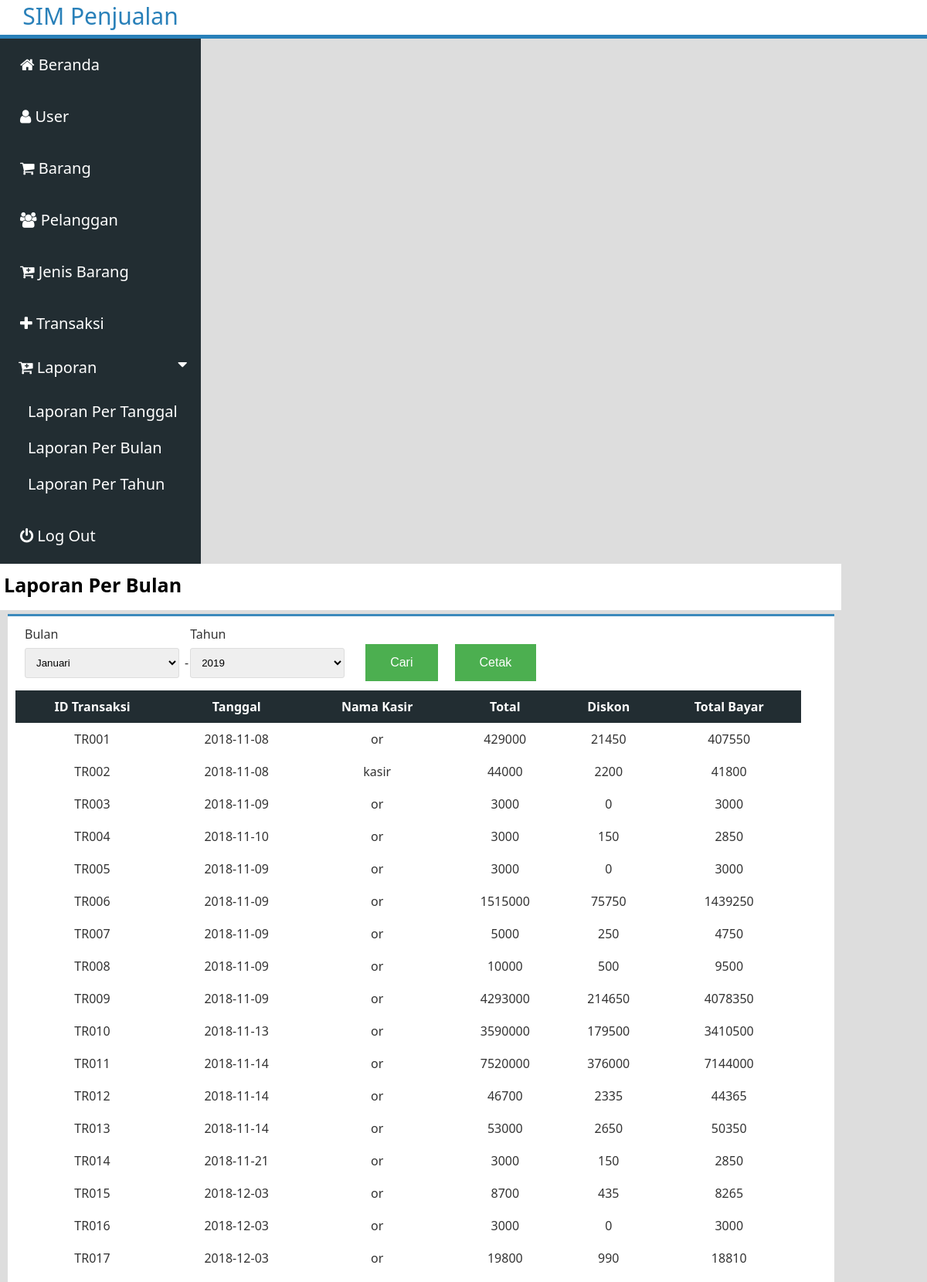
/index.php?p=laporan_perbulan (signed in), run on the app's committed database.
### tables this page shows
CREATE TABLE `transaksi` (
  `id_transaksi` varchar(8) NOT NULL,
  `id_pelanggan` varchar(8) NOT NULL,
  `id_user` varchar(8) NOT NULL,
  `tanggal_transaksi` date NOT NULL,
  `total` int(12) NOT NULL,
  `diskon` int(12) NOT NULL,
  `bayar` int(12) NOT NULL
);

CREATE TABLE `user` (
  `id_user` varchar(7) NOT NULL,
  `username` varchar(8) NOT NULL,
  `password` varchar(50) NOT NULL,
  `level` varchar(8) NOT NULL
);

### sistem/proses.php (called while the page is built, shortened)
<?php
class proses{
	function __construct(){
		$server='localhost';
		$user='root';
		$psw='';
		$dbname='db_penjualan';
		$kon=$this->con=new PDO("mysql:host=$server;dbname=$dbname",$user,$psw);
	}
	function get($cel=null,$table=null,$property=null){
		$qw="SELECT $cel FROM $table $property";
		$ret=$this->con->query($qw);
		return $ret;
	}
}
$db=new proses;
?>

### content/laporan_perbulan.php (the view, shortened to what this page needs)
<?php
include "sistem/proses.php";
?>
<div class="judul-content">
	<h1>Laporan Per Bulan</h1>
</div>
<div class="isi-content">
	<form action="index.php?p=laporan_perbulan" method="POST">
		<table>
			<tr>
				<td><label>Bulan</label></td>
				<td></td>
				<td><label>Tahun</label></td>
			</tr>
			<tr>
				<td>
					<select class="textsmall" name="bulan">
						<option value="01">Januari</option>
					</select>
				</td>
				<td><label>-</label></td>
				<td>
					<select class="textsmall" name="textsmall">
						<?php
						$mulai= date('Y') - 50;
						for($i = $mulai;$i<$mulai + 100;$i++){
							$sel = $i == date('Y') ? ' selected="selected"' : '';
							echo '<option value="'.$i.'"'.$sel.'>'.$i.'</option>';
						}
						?>
					</select>
				</td>
				<td><input type="submit" name="cari" class="tombol" value="Cari"></td>
				<td><input type="submit" name="cetak" class="tombol" value="Cetak"></td>
			</tr>
		</table>
	</form>
	<table class="tabel">
		<tr>
			<th>ID Transaksi</th>
			<th>Tanggal</th>
			<th>Nama Kasir</th>
			<th>Total</th>
			<th>Diskon</th>
			<th>Total Bayar</th>
		</tr>
		<?php
		if (isset($_POST['cari'])) {
			$qw=$db->get("transaksi.id_transaksi,transaksi.tanggal_transaksi,user.username,transaksi.total,transaksi.diskon","transaksi","INNER JOIN user on transaksi.id_user=user.id_user WHERE transaksi.tanggal_transaksi >='$_POST[tgl_awal]' AND transaksi.tanggal_transaksi <='$_POST[tgl_akhir]' ORDER BY transaksi.id_transaksi ASC");
		}else{
			$qw=$db->get("transaksi.id_transaksi,transaksi.tanggal_transaksi,user.username,transaksi.total,transaksi.diskon","transaksi","INNER JOIN user on transaksi.id_user=user.id_user ORDER BY transaksi.id_transaksi ASC");
		}
		foreach($qw as $data_laporan){
			$totalbayar=$data_laporan['total']-$data_laporan['diskon'];
			?>
			<tr>
				<td><?php echo $data_laporan['id_transaksi'];?></td>
				<td><?php echo $data_laporan['tanggal_transaksi'];?></td>
				<td><?php echo $data_laporan['username'];?></td>
				<td><?php echo $data_laporan['total'];?></td>
				<td><?php echo $data_laporan['diskon'];?></td>
				<td><?php echo $totalbayar;?></td>
			</tr>
			<?php
		}
		?>
	</table>
</div>

### assets/css/style.css (style rules this page uses)
* { margin: 0px; padding: 0px; }
body { background-color: #ddd; }
html, body { height: 100%; }
.content .judul-content { padding: 5px; float: left; width: 1079px; height: 50px; background-color: #fff; }
.content .judul-content h1 { font-family: segoe ui; font-size: 25px; margin: 5px 0px; background-color: #fff; }
.content .isi-content { float: left; width: 1070px; border-top: 3px solid #3c8abc; height: auto; background-color: #fff; margin: 5px 10px; }
.tabel { width: 95%; margin: 10px; border-collapse: collapse; }
.tabel tr th { padding: 10px; color: #fff; font-family: segoe ui; background-color: #222d32; }
.tabel tr td { padding: 10px; color: #333; font-family: segoe ui; text-align: center; }
.isi-content form { margin: 10px 20px; }
.isi-content form label { color: #333; font-family: segoe ui; }
.isi-content form .textsmall { width: 200px; padding: 10px; border: 1px solid #ddd; border-radius: 3px; margin-right: 5px; }

### content/laporan_perbulan.php (style rules this page uses)
.tombol { background-color: #4CAF50; border: none; color: white; padding: 15px 32px; text-align: center; text-decoration: none; display: inline-block; font-size: 16px; margin-left: 20px; }

### data on the page
transaksi: id_transaksi "TR001", tanggal_transaksi "2018-11-08", id_user.username "or", total "429000", diskon "21450", totalbayar "407550"
transaksi: id_transaksi "TR002", tanggal_transaksi "2018-11-08", id_user.username "kasir", total "44000", diskon "2200", totalbayar "41800"
transaksi: id_transaksi "TR003", tanggal_transaksi "2018-11-09", id_user.username "or", total "3000", diskon "0"
transaksi: id_transaksi "TR004", tanggal_transaksi "2018-11-10", id_user.username "or", total "3000", diskon "150", totalbayar "2850"
transaksi: id_transaksi "TR005", tanggal_transaksi "2018-11-09", id_user.username "or", total "3000", diskon "0"
transaksi: id_transaksi "TR006", tanggal_transaksi "2018-11-09", id_user.username "or", total "1515000", diskon "75750", totalbayar "1439250"
transaksi: id_transaksi "TR007", tanggal_transaksi "2018-11-09", id_user.username "or", total "5000", diskon "250", totalbayar "4750"
transaksi: id_transaksi "TR008", tanggal_transaksi "2018-11-09", id_user.username "or", total "10000", diskon "500", totalbayar "9500"
transaksi: id_transaksi "TR009", tanggal_transaksi "2018-11-09", id_user.username "or", total "4293000", diskon "214650", totalbayar "4078350"
transaksi: id_transaksi "TR010", tanggal_transaksi "2018-11-13", id_user.username "or", total "3590000", diskon "179500", totalbayar "3410500"
transaksi: id_transaksi "TR011", tanggal_transaksi "2018-11-14", id_user.username "or", total "7520000", diskon "376000", totalbayar "7144000"
transaksi: id_transaksi "TR012", tanggal_transaksi "2018-11-14", id_user.username "or", total "46700", diskon "2335", totalbayar "44365"
transaksi: id_transaksi "TR013", tanggal_transaksi "2018-11-14", id_user.username "or", total "53000", diskon "2650", totalbayar "50350"
transaksi: id_transaksi "TR014", tanggal_transaksi "2018-11-21", id_user.username "or", total "3000", diskon "150", totalbayar "2850"
transaksi: id_transaksi "TR015", tanggal_transaksi "2018-12-03", id_user.username "or", total "8700", diskon "435", totalbayar "8265"
transaksi: id_transaksi "TR016", tanggal_transaksi "2018-12-03", id_user.username "or", total "3000", diskon "0"
transaksi: id_transaksi "TR017", tanggal_transaksi "2018-12-03", id_user.username "or", total "19800", diskon "990", totalbayar "18810"

### other printed values
form field textsmall "2019"
